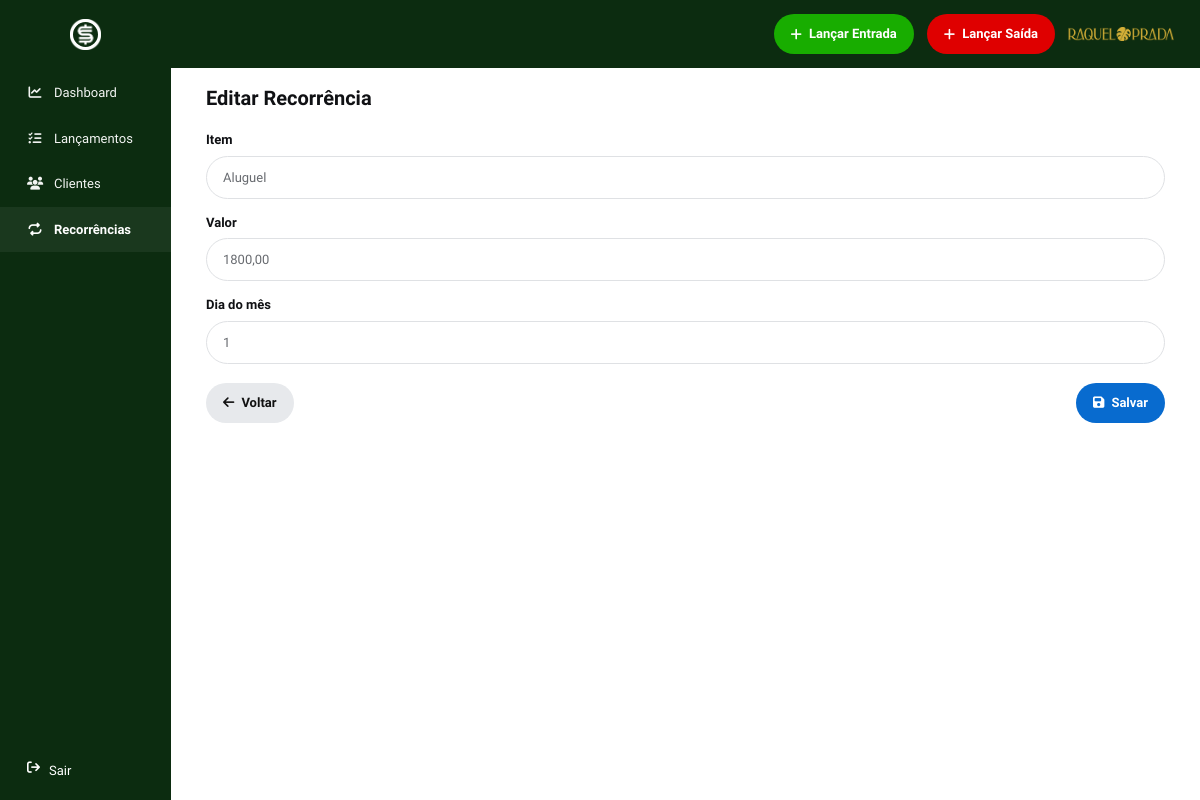
Page /recorrencia?id=1 (signed in) on the committed database.
### tables this page shows
CREATE TABLE recurrings (
  id INT UNSIGNED AUTO_INCREMENT PRIMARY KEY,
  item VARCHAR(160) NOT NULL,
  amount DECIMAL(12,2) NOT NULL DEFAULT 0,
  day_of_month TINYINT UNSIGNED NOT NULL,
  active TINYINT(1) NOT NULL DEFAULT 1,
  created_at TIMESTAMP NOT NULL DEFAULT CURRENT_TIMESTAMP
);

### app/controllers/RecurringController.php (called while the page is built, shortened)
<?php
class RecurringController {
    public function form(): void {
        require_auth(); $model=new Recurring(db()); $id=(int)($_GET['id']??0); $editing=$id>0; $rec=$editing?($model->find($id)?:$this->defaults()):$this->defaults(); $errors=[];
        $page='recorrencias'; $title=$editing?'Editar Recorrência':'Recorrências'; require __DIR__.'/../views/recurrings/form.php';
    }
}

### config/database.php (called while the page is built, shortened)
<?php
function db(): PDO {
    static $pdo = null;
    if ($pdo instanceof PDO) return $pdo;
    $dsn = sprintf('mysql:host=%s;port=%s;dbname=%s;charset=utf8mb4', DB_HOST, DB_PORT, DB_NAME);
    $pdo = new PDO($dsn, DB_USER, DB_PASS, [
        PDO::ATTR_ERRMODE => PDO::ERRMODE_EXCEPTION,
        PDO::ATTR_DEFAULT_FETCH_MODE => PDO::FETCH_ASSOC,
        PDO::ATTR_EMULATE_PREPARES => false,
    ]);
    return $pdo;
}

### app/models/Recurring.php (called while the page is built, shortened)
<?php
class Recurring {
    public function find(int $id): ?array { $st=$this->db->prepare('SELECT * FROM recurrings WHERE id=?'); $st->execute([$id]); return $st->fetch() ?: null; }
}

### app/helpers/helpers.php (called while the page is built, shortened)
<?php
function e(mixed $value): string {
    return htmlspecialchars((string)$value, ENT_QUOTES, 'UTF-8');
}
function base_url(): string {
    $script = str_replace('\\', '/', $_SERVER['SCRIPT_NAME'] ?? '/index.php');
    $dir = rtrim(str_replace('/index.php', '', $script), '/');
    return $dir === '/' ? '' : $dir;
}
function url(string $route, array $query = []): string {
    $path = base_url() . '/' . ltrim($route, '/');
    if ($query) $path .= '?' . http_build_query($query);
    return $path;
}

### app/views/recurrings/form.php (the view, shortened to what this page needs)
<?php require __DIR__ . '/../layouts/header.php'; ?>
<div class="page-title">
    <h1><?= $editing ? 'Editar Recorrência' : 'Recorrências' ?></h1>
</div>
<form class="form-panel" method="post" action="<?= e(url('recorrencia', $editing ? ['id' => $rec['id']] : [])) ?>">
    <div class="form-group">
        <label for="item">Item</label>
        <input id="item" name="item" value="<?= e($rec['item']) ?>" placeholder="Item" required>
    </div>
    <div class="form-group">
        <label for="amount">Valor</label>
        <input id="amount" name="amount" value="<?= e($rec['amount'] !== '' ? number_format((float)$rec['amount'], 2, ',', '') : '') ?>" placeholder="0,00" inputmode="decimal" required>
    </div>
    <div class="form-group">
        <label for="day_of_month">Dia do mês</label>
        <input id="day_of_month" type="number" name="day_of_month" min="1" max="31" value="<?= (int)$rec['day_of_month'] ?>" required>
    </div>
    <div class="form-actions">
        <a href="<?= e(url('recorrencias')) ?>" class="btn btn-back">
            <i class="fa-solid fa-arrow-left"></i> Voltar
        </a>
        <button class="btn btn-primary" type="submit">
            <i class="fa-solid fa-floppy-disk"></i> Salvar
        </button>
    </div>
</form>
<?php require __DIR__ . '/../layouts/footer.php'; ?>

### public/assets/css/style.css (style rules this page uses)
:root { --green: #0c2c10; --green2: #16ad00; --red: #d00000; --blue: #0867c7; --text: #101114; --muted: #727780; --line: #e2e4e7; --soft: #fafafa; --shadow: 0 8px 24px rgba(0, 0, 0, 0.04); }
* { box-sizing: border-box; }
html, body { margin: 0; min-height: 100%; font-family: "Geist", sans-serif; color: var(--text); background: #fff; }
body { font-size: 14px; }
a { text-decoration: none; color: inherit; }
button, input, select, textarea { font: inherit; }
.btn { display: inline-flex; align-items: center; justify-content: center; gap: 7px; border: 0; border-radius: 24px; padding: 10px 17px; min-height: 40px; font-weight: 700; font-size: 13px; cursor: pointer; transition: 0.15s ease; }
.btn-primary { background: #086bcf; color: #fff; min-width: 78px; }
.btn-back { background: #e7e9ec; color: #111; }
.page-title { display: flex; align-items: center; justify-content: space-between; margin-bottom: 20px; }
.page-title h1 { margin: 0; font-size: 20px; font-weight: 800; }
.form-panel { width: 100%; max-width: none; }
.form-group { display: flex; flex-direction: column; gap: 6px; margin-bottom: 14px; }
.form-group label { font-size: 13px; font-weight: 800; }
.form-group input, .form-group select, .form-group textarea { width: 100%; border: 1px solid #dfe1e4; border-radius: 22px; padding: 0 16px; font-size: 13px; color: #686b70; background: #fff; outline: none; }
.form-group input, .form-group select { height: 43px; }
.form-actions { display: flex; justify-content: space-between; align-items: center; margin-top: 19px; }
::placeholder { color: #ccc; opacity: 1; }

### rows in the picture
recurrings: item "Aluguel", amount "1800,00", day_of_month "1"
